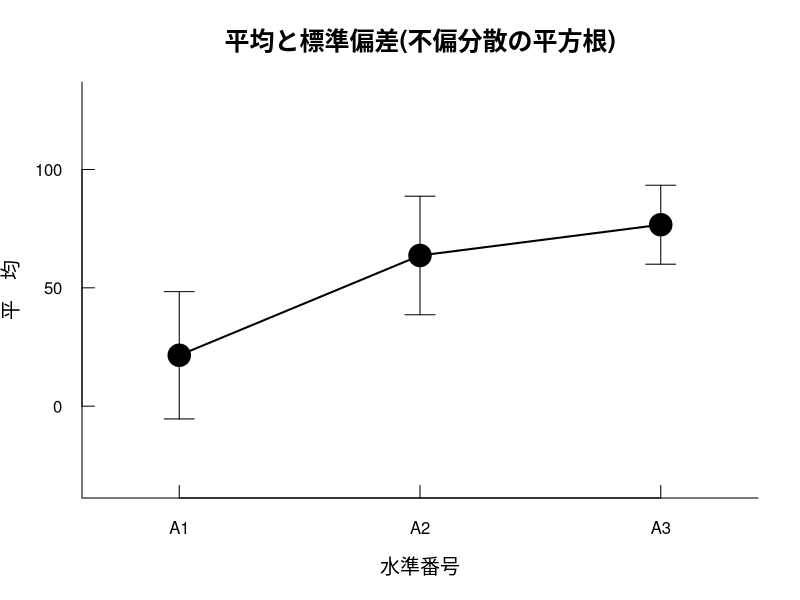
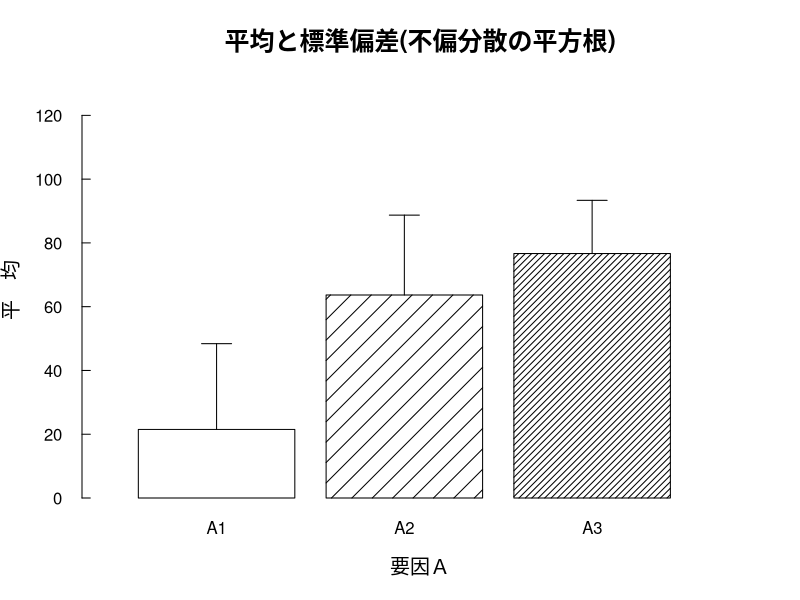
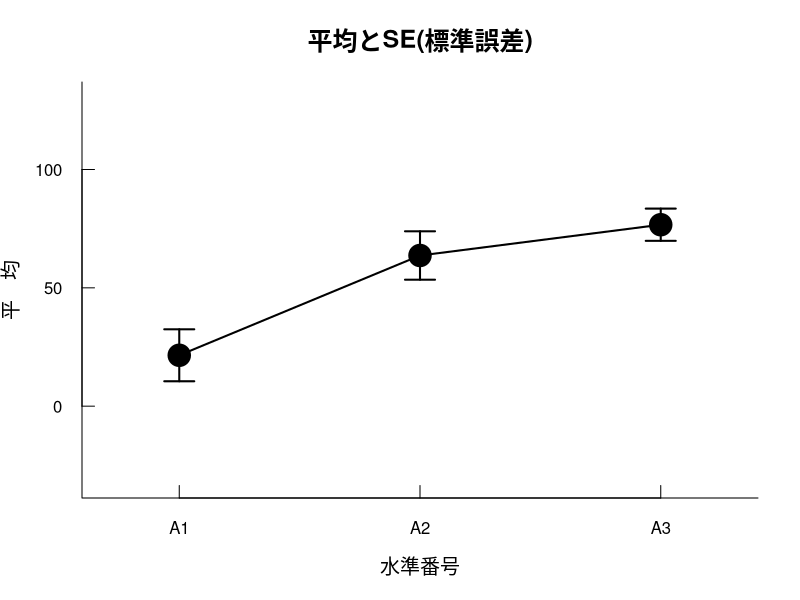
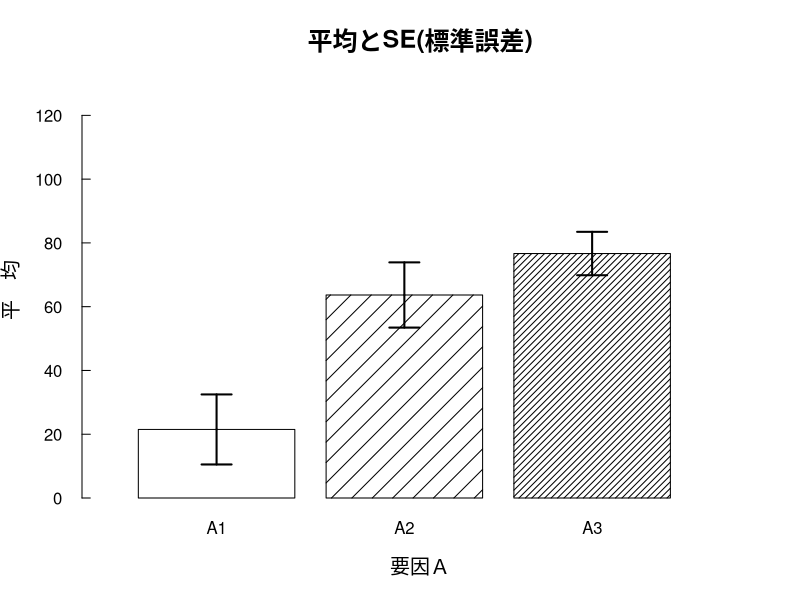

The R script that drew these images, in order:
##### 分散分析ｓＡ(１要因参加者内)

# パッケージ psych が必要

## js-STARの入力: sA
n    = c(6,6,6)

levA = 3

data = c(
 24, 16, 53,
 13, 82, 90,
 11, 80, 98,
 0, 59, 76,
 74, 66, 80,
 7, 79, 63
)

taju="BH"  # BH, holm, b

## js-STARの入力おわり

## スタック
s = gl(mean(n), levA)
A = gl(levA, 1, n[1]*levA)
sA= data.frame(s, A, data)
N = mean(n)

## 基本統計量
Title="平均と標準偏差(不偏分散の平方根)"
library( psych )
tx0=c(); txD=c()
for( i in 1:levA )
{
 kx= describe(subset(sA,A==i)$data )
 tx0= c(tx0, kx$n,kx$mean,kx$sd,kx$min,kx$max )
 txD= rbind(txD, kx[1,c(5,10:13)] )
}
tx0= matrix(round(tx0,4), nc=5,by=1 )
rownames(tx0)= paste("A.",1:levA, sep="" )
colnames(tx0)= c("   n","    Mean","     SD","   Min","   Max" )
rownames(txD)= rownames(tx0)
colnames(txD)= 
colnames(txD)= c("Median","Range","歪度","尖度","SE" )
hk=tx0[ ,2]; sd=tx0[ ,3]

## 作図
suij= 1:levA # 水準番号
bai=2 # ｙ軸の拡幅倍率

for( L in 1:2 )
{
if( L==1 ) Sd=sd else { Sd=txD[,5]; Title="平均とSE(標準誤差)" }
windows() # ライン図
xjik= c(1-.3, levA+.3) # ｘ軸の拡幅
yjik= c(min(hk)-max(sd)*bai,max(hk)+max(sd)*bai)
plot(suij,hk, bty="l",xli=xjik,yli=yjik,
  tck=0.03,  # 目盛り突起
  las=1,     # 目盛り正立
  xlab="水準番号", ylab="平　均",
  xaxt="n",
  main=Title, cex.main=1.5,cex.lab=1.2 )

meisho=paste("A",1:levA,sep="")
axis(side=1, at=1:levA, tck=0.03,labels=meisho )
arrows(suij,hk, suij,hk+Sd, lwd=L,ang=90,len=0.15 )
arrows(suij,hk, suij,hk-Sd, lwd=L,ang=90,len=0.15 )
lines (suij,hk, lwd=2,col=1)
points(suij,hk, pch=21,cex=3,bg=1 )

windows() # バー図
mitsdo= c(0:(levA-1))*10*log(1:levA) # バーの斜線密度
xjik= c(0,   levA+1) # ｘ軸の拡幅：levA+1
shoh= min(min(hk),0) # 最小平均か,ゼロ
dais= max(sd)        # 最大ＳＤ
yjik=c(shoh+dais*bai*sign(shoh),max(hk)+dais*bai) # ｙ軸の範囲

antx= barplot(hk, xli=xjik, yli=yjik,
 las=1, tck=0.02,     # ｙ軸の目盛
 col=1, den=mitsdo,   # バー斜線密度
 names.arg=paste("A",1:levA,sep=""),
 xlab="要因Ａ", # ｘ軸ラベル名
 ylab="平　均", # ｙ軸ラベル名
 main=Title, cex.main=1.5, cex.lab=1.2 )
arrows(antx,hk, antx,hk+Sd*sign(hk),lwd=L,ang=90,len=0.15 )
if(L==2) arrows(antx,hk,antx,hk-Sd*sign(hk),lwd=L,ang=90,len=0.15 )
}

# ANOVA
NAM="要因Ａ"
kx= anova(lm(data~s+A,sA) )
SS=kx$S; DF=kx$D; MS=kx$M; Fch=kx$F; Pch=kx$P
eta= SS[2]/sum(SS[2:3])
tx1= c()
tx1= matrix(round(c(SS,DF,MS,Fch,Pch,NA,eta,NA),4), nc=6 )
rownames(tx1)= c("  ｓ",NAM,"ｓ×Ａ" )
colnames(tx1)= c("SS","df","MS","Ｆ","ｐ","   ηp2" )
Fch=Fch[2]; Pch=Pch[2]

tx3= c() # 多重比較
if( Pch<0.10 & levA>2 )
{
 kx= pairwise.t.test(sA$data,sA$A,p.ad=taju, pair=1 )
 tx3= round(kx$p.v, 4)
 dimnames(tx3)= list(paste("A.",2:levA,sep=""),paste("A.",1:(levA-1),sep="") )
}

# hkR
dmat= matrix(data,nc=levA, by=1 )
rmat= cor(dmat)
keis= c()
for(x in 1:(levA-1)){ for(y in (x+1):levA) keis=c(keis,rmat[x,y] ) }
hkR= tanh( sum(nrow(dmat)*atanh(keis)) /( nrow(dmat)*length(keis) ) ) # Fisher.Z
if( sum(rmat<0)==0 | (sum(rmat<0)>0 & sum(rmat>0)==levA) ) mixR=0 else mixR=1
tmp= paste("A",1:levA, sep="" )
dimnames(rmat)= list(tmp,tmp)

# 球面性
lmod= lm(dmat~1)
kx= mauchly.test(lmod, X=~1 )
MsW=kx$stat; MsP=kx$p.va
kx= anova(lmod,X=~1,test="Spherical" )
eps= as.numeric(substr(attributes(kx)$head[5:6],29,34) )
tx9= c()
tx9= matrix(round(c(MsW,MsP,eps), 4), nc=4 )
rownames(tx9)="要因Ａ"
colnames(tx9)= c("Mauchly's W","   ｐ値","  G-G_ε"," H-F_ε" )

crP= c()
eps[ eps>1 ]=1
GGp= pf(Fch,DF[2]*eps[1],DF[3]*eps[1],low=0 )
HFp= pf(Fch,DF[2]*eps[2],DF[3]*eps[2],low=0 )
crP= matrix(round(c(DF[2],Fch,Pch,GGp,HFp),4),nc=5 )
rownames(crP)= NAM
colnames(crP)= c("df","Ｆ","ｐ"," G-G_ｐ"," H-F_ｐ")

# パワ
ESf= sqrt(eta/(1-eta) )
NCP= ESf^2*N*levA
PWz=c(); PWr=c()
d1=DF[2]; d2=DF[3]
crF= qf(0.95,d1,d2 )
PWz= 1-pf(crF,d1,d2,NCP )
PWr= 1-pf(crF,d1,d2,NCP*( 1/(1-abs(hkR)) ))
tx2= c()
tx2= matrix(round(c(ESf,PWz,PWr,hkR),4), nc=4 )
rownames(tx2)= NAM
colnames(tx2)= c("効果量ｆ"," 検出力0"," 検出力r"," 水準間相関")
if( mixR>0 ) Pow=PWz else Pow=PWr


# ■結果の書き方
PV= function(x) floor(x*1000)/1000
txt=c()
if( sum(sd==0)>0 ) txt="※分散=0 の水準があります。全データが同じ値です。以下の分析は信頼性がありません。\n\n"
Tari=0 # 多重あり
fuki= paste(" (F(",d1,",",d2,")=",round(Fch,3),", p=",PV(Pch),", ηp2=",round(eta,3),", 1-β=",round(Pow,3),")。", sep="" )
if( Pch<0.05 ) tmp="であった" else
if( Pch<0.10 ) tmp="傾向であった" else tmp="でなかった"
txt= paste(txt, "　各水準の○○得点について基本統計量をTable(tx0) or Fig.■に示す。\n　分散分析の結果 (Table(tx1)参照)，",NAM,"は有意",tmp,fuki, sep="" )

goku=""
if( Pch<0.10 )
{
 if( Pow<0.70 ){ goku="ただし"; tmp="不十分であり，信頼性が低い。" } else
 if( Pow<0.76 ) tmp="やや低いが0.70以上あり不十分ではない。" else
 if( Pow<0.80 ) tmp="ほぼ十分といえる。" else tmp="十分である。"
 txt= paste(txt, goku,"検出力 (1-β) は",tmp, sep="" )
 if( mixR>0 ) tmp="水準間の相関係数に正負が混在していたため平均相関を0と仮定し" else tmp="Fisherの重み付きZ変換値による平均相関を用いて"
 txt= paste(txt, "なお検出力の値は",tmp,"算出した。", sep="" )

if( levA>2 )
{
shus= 0
if( is.nan(MsP)==1 ){ tmp="計算不能であった"; MsP=NA; shus=shus+1 } else
  { if( MsP>=0.05 ) tmp="有意でなかったことを確認した" else { tmp="有意であった"; shus=shus+1 } }
fuki= paste(" (Mauchly's W=",round(MsW,3),", p=",PV(MsP),")。", sep="" )
txt= paste(txt, "\n　参加者内誤差についてMauchlyの球面性検定を行った結果 (Table(tx9)参照)，",tmp,fuki, sep="" )
if( (MsP<0.05 | is.na(MsP)>0) & shus>0 )
  {
   crp=crP[4]; fuki=""; ika=""
   if( crp<0.10 ){ tmp="であることを確認した"; if(crp>0.05) fuki="傾向" } else { tmp="性を得られなかった"; ika="以下，参考までに分析を進める。" }
   txt= paste(txt, "このためGreenhouse-Geisserの自由度調整係数による修正検定を行った結果 (Table(crP)参照)，",NAM,"は有意",fuki,tmp," (G-G corrected p=",PV(crp),")。",ika, sep="" )
  }
} # if(levA>)

if( levA==2 )
{
 if( hk[1]>hk[2] ) tmp="大きい" else tmp="小さい"
 if( Pch>0.05 ) fuki="傾向がある" else fuki=""
 txt= paste(txt, "\n　したがって，A1の平均",round(hk[1],3),"がA2の平均",round(hk[2],3),"よりも有意に",tmp,fuki,"ことが見いだされた。", sep="" )
} else {
 Tari= 1
 okjun= c()
 okjun= order(rownames(tx0)[ rank(tx0[,2]) ], decreasing=1 )
 fuki=c(); tmp=c( rep(",",levA-1), "" ) # 区切り
 for(i in 1:levA) fuki=paste(fuki,"A",okjun[i],tmp[i], sep="" )
 txt= paste(txt, "\n　対応のあるｔ検定を用いた多重比較 (α=0.05, 両側検定) を行った結果 (Table(tx3)参照)，", sep="" )
 kazu= sum(tx3<0.10, na.rm=1 )
 minP= min(tx3, na.rm=1)
 if( kazu<1 ) txt= paste(txt, "どの水準の平均の間にも有意差は見いだされなかった（adjusted ps>",PV(minP),")。", sep="" ) else
 { #####
txt= paste(txt, "平均の大きい順 (",fuki,") に記述すると，", sep="" )
owa= 0
for(i in 1:(levA-1))
  {
   if( owa==0 )
  {
   if( i==2 ) mata="また，" else mata=""
   hk1= round(hk[okjun[i]], 3 )
   txt= paste(txt, mata,"水準A",okjun[i],"の平均",hk1,"は", sep="" )
   yuiP=c(); sumi=0
for(j in (i+1):levA)
  {
   if( sumi==0 )
  {
   gyo=okjun[j]; rez=okjun[i]
   if( gyo>rez ) adP=tx3[gyo-1,rez] else adP=tx3[rez-1,gyo]
   if( adP<0.10 )
{
 keko="い傾向があ"; if( adP<0.05 ) keko="か"
 if( i+1<j )
   {
    kt=1+(i-1)*3; bs=j-i-1; aida=substr(fuki,kt+3*1,1+kt+3*bs )
    kazu=length(yuiP); if(kazu>1) goku="ps>" else goku="p="
    txt= paste(txt, aida,"の平均と有意差がなく (adjusted ",goku,PV(yuiP[kazu]),")，次の", sep="" )
   }
 hk2= round(hk[okjun[j]], 3 )
 tch= t.test(data~A, subset(sA, A==okjun[i] | A==okjun[j]), pair=1 )$stat
 txt= paste(txt,"A",okjun[j],"の平均",hk2,"よりも有意に大き",keko,"った (t(",N-1,")=",abs(round(tch,3)),", adjusted p=",PV(adP),")。", sep="" )
 sumi= 1
} else {
 yuiP= c(yuiP, adP )
 kazu=length(yuiP); if(kazu>1) goku="ps>" else goku="p="
 if( j==levA ){ txt=paste(txt, "以降の平均と有意差がなかった (adjusted ",goku,PV(yuiP[kazu]),")。", sep="" ); owa=1 }
}
   }  }  }  } # for(i)(j)
 } #####
} # if(levA)
} # if(Pch)

if( taju=="BH" ) TAJ="Benjamini & Hochberg (1995) "
if( taju=="holm" ) TAJ="Holm"
if( taju=="b" ) TAJ="Bonferroni"
if( Tari>0 ) txt= paste(txt, "
　以上のp値の調整には",TAJ,"の方法を用いた。", sep="" )
txt= paste(txt,"\n",sep="")

if( Tari>0 & taju=="BH" ){ txt=paste(txt, "\n［引用文献］\n",
"Benjamini, Y., & Hochberg, Y. (1995). Controlling the false discovery rate: A practical and powerful approach to multiple testing. Journal of the Royal Statistical Society Series B, 58, 289-300.\n", sep="" ) }
H=matrix(0,nr=1)
rownames(H)=""
colnames(H)=paste(" (多数回検定時のｐ値調整は",taju,"法による) ", sep="" )

txt= paste(txt, "\n\n⇒正規分布が仮定できない場合，または水準間の球面性が仮定できない場合は下の記述を参照あるいは追加してください。\n", sep="" )
kx= friedman.test(data~A|s, sA )
pc= kx$p.va
fuki= paste(" (χ2(",kx$para,")=",round(kx$stat,3),", p=",PV(pc),")。", sep="" )
if( pc<0.05 ) tmp="であった" else 
if( pc<0.10 ) tmp="傾向であった" else tmp="でなかった"
txt= paste(txt, "\n　Friedmanの順位和検定 (rank sum test) を行った結果，各水準の順位和の差は有意",tmp,fuki, sep="" )
if( pc<0.10 & levA>2 ) txt=paste(txt, "Wilcoxonの符号化順位検定を用いた多重比較の結果は，Table(オプションのWilcox多重比較)の通りである (データにタイがある場合ｐ値は近似値)。p値の調整には",TAJ,"の方法を用いた。", sep="" )
txt= paste(txt,"\n",sep="" )
fgoT=function()
{
 options(warn=-1 )
 round(pairwise.wilcox.test(sA$data,sA$A,p.ad=taju,pair=1)$p.va, 4 )
}
TesT= function(水準=1,相手=2)
{
 tx= t.test(data~A,subset(sA,A==水準 | A==相手), pair=1 )
 ttx= paste("t(",N-1,")=",abs(round(tx$stat,4)),", non-adjusted p=",round(tx$p.va,4),"(両側)\n", sep="" )
 cat(ttx)
}

options(digits=5)
options(scipen=5)
##############################
#
#   分散分析 ｓＡ-design
#   １要因  参加者内計画
#
H#############################
tx0 # 基本統計量（SD=不偏分散の平方根）
# 歪度,尖度,SEなどは『オプション』参照

tx1 # 分散分析ｓＡ
    # 効果量ηp2 は偏イータ２乗

tx2 # 効果量ｆと検出力(1-β)
# 検出力0：水準間相関=0 (正負混在の場合)
# 検出力r：水準間相関=r (標本値から算出)

tx3 # ｔ検定による多重比較の調整後ｐ値

tx9 # 球面性検定（df=1は不要）と自由度調整係数ε
crP # 球面性検定が有意のときの修正ｐ値
    # ■参加者数Ｎ≦10なら H-F_ｐ参照可

cat(txt) # 結果の書き方

# ■オプション：［↑］⇒行頭の♯を消す⇒［Enter］
# windows();boxplot(data~A,sA) # 箱ひげ図
# txD # Median,歪度,尖度,SEなど
# round(rmat,3) # 相関行列
# fgoT()        # Wilcox多重比較(調整後ｐ値)
# TesT(水準=1, 相手=2 ) # 任意の２水準のｔ検定
# write(txt,file.choose(),ap=T) # 結果のファイル保存

# _/_/_/ Powered by js-STAR _/_/_/
